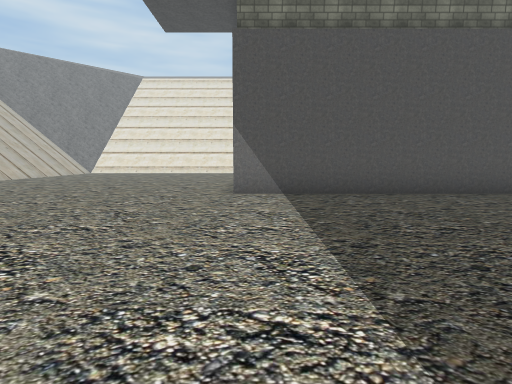
[1] (above)

24 first-person views from a walk through a 3-D level made in the Unity game engine. The camera is 1.5 m above the floor, tilts 6° down and sees 80° across. The floor is counted in squares, 2 m on a side. Each view is taken from the middle of a square. On the plan, view 1 faces up. The plan holds only what a view shows up to about 10 squares ahead; the rest is blank. The place goes on beyond the plan. Some surface patterns are stand-ins.

[2]
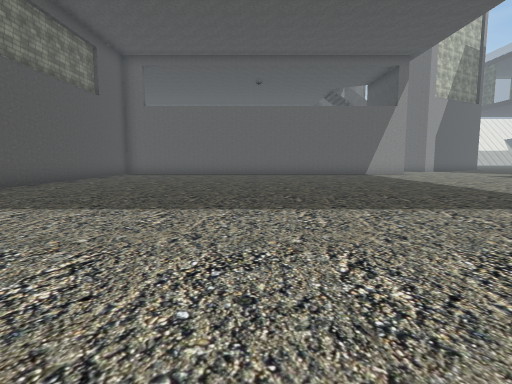

[3]
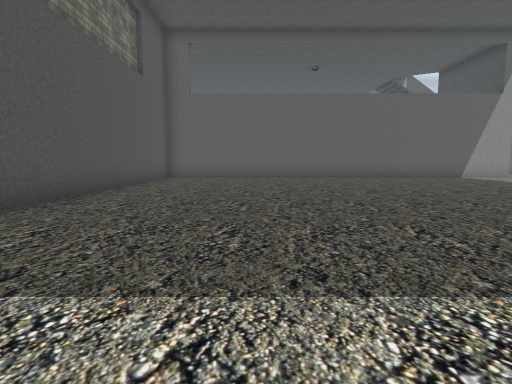

[4]
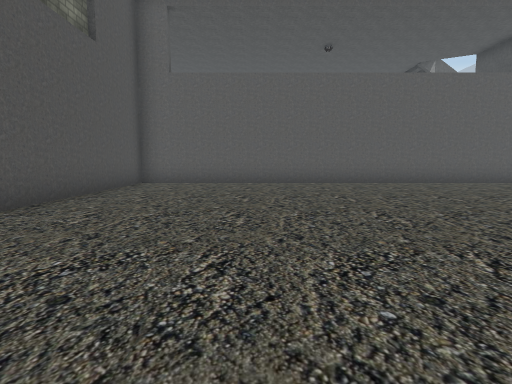

[5]
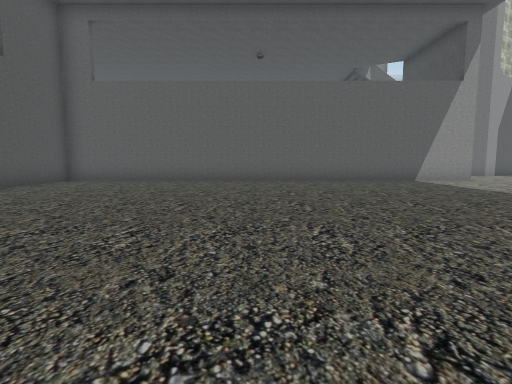

[6]
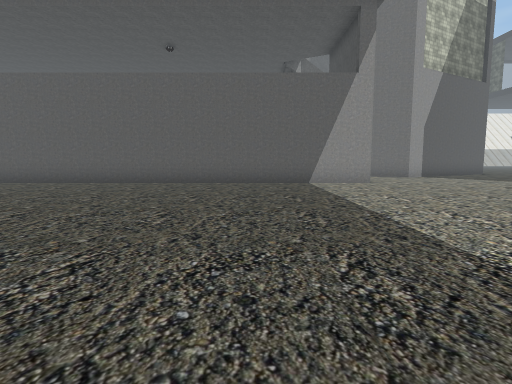

[7]
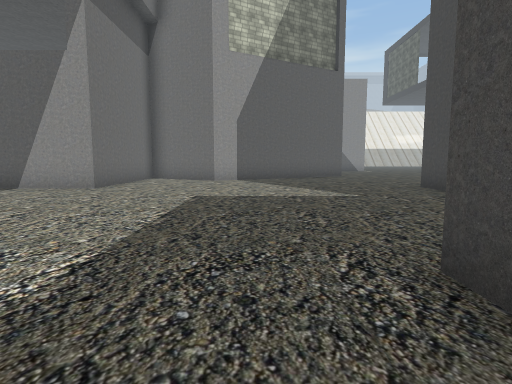

[8]
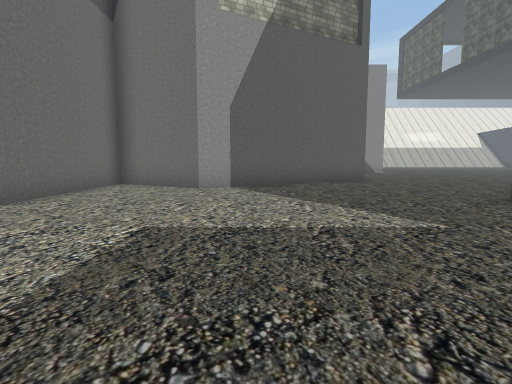

[9]
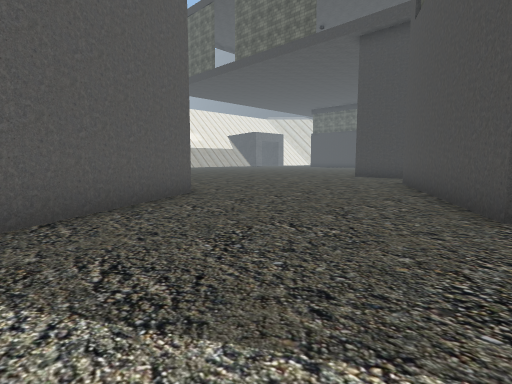

[10]
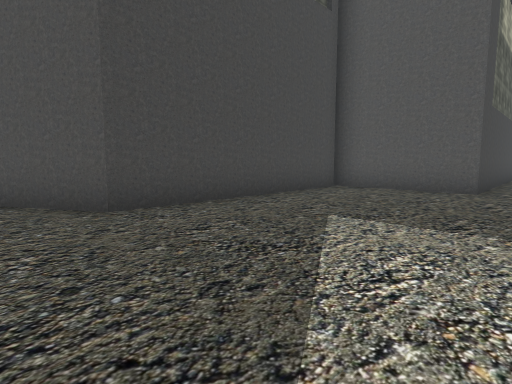

[11]
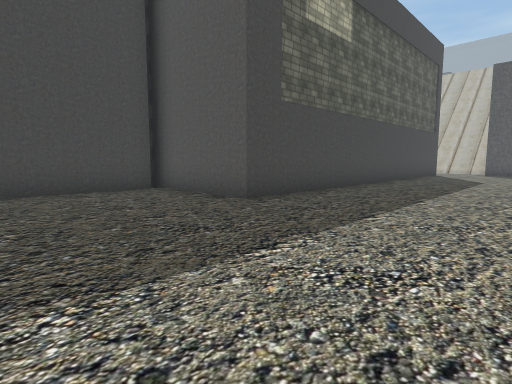

[12]
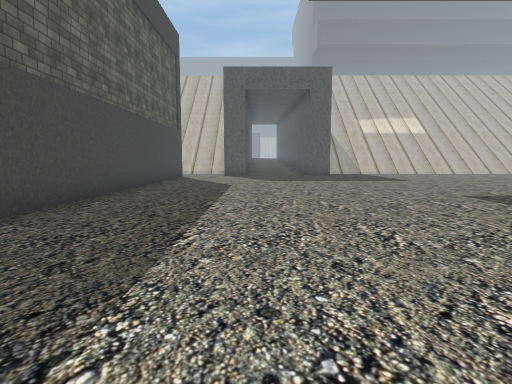

[13]
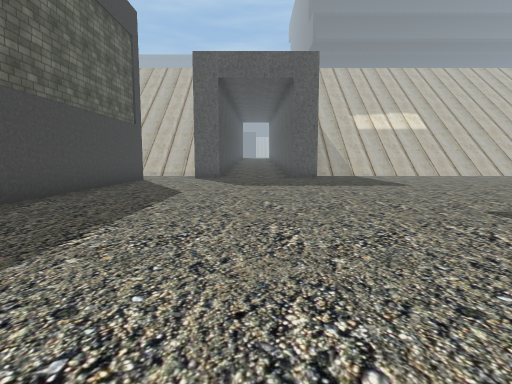

[14]
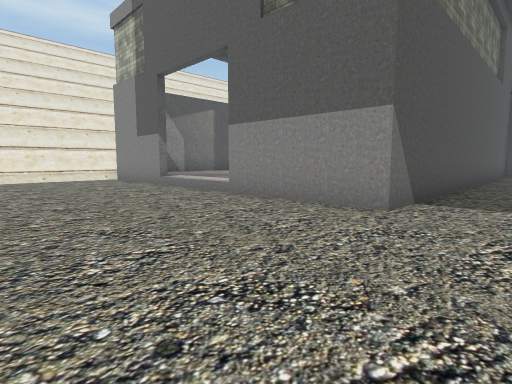

[15]
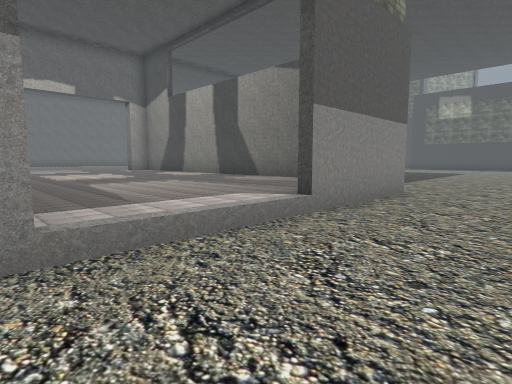

[16]
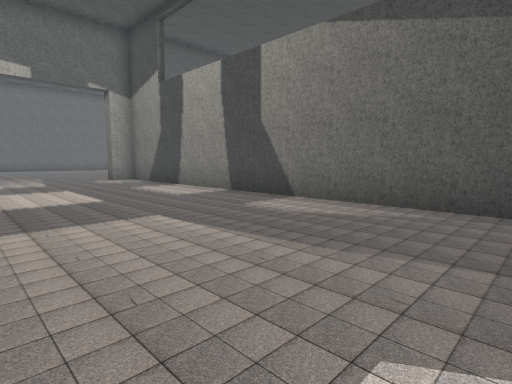

[17]
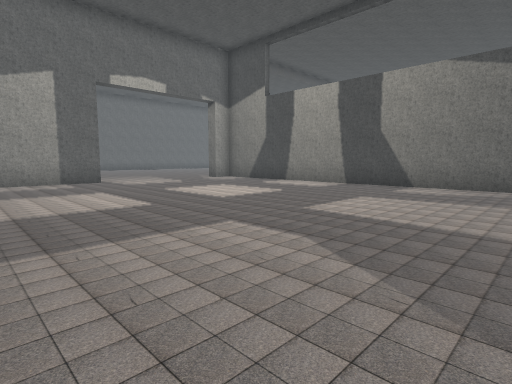

[18]
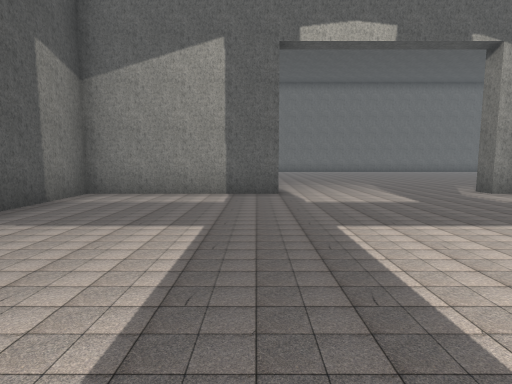

[19]
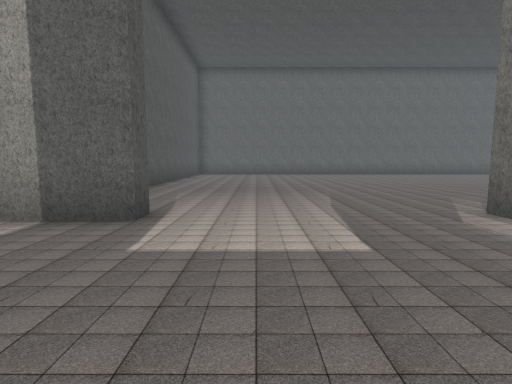

[20]
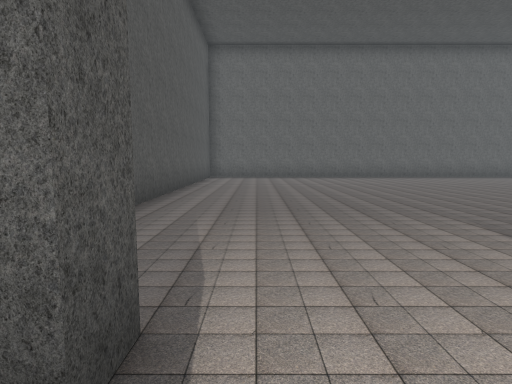

[21]
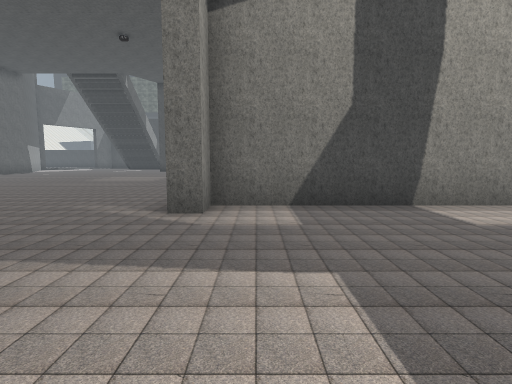

[22]
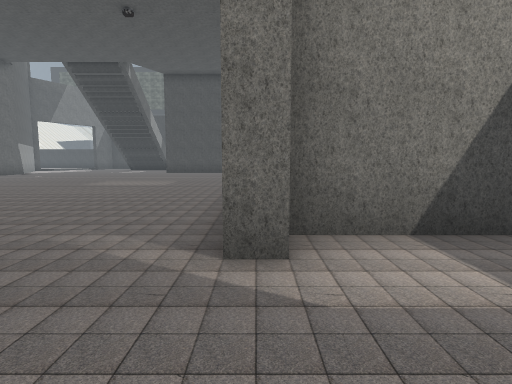

[23]
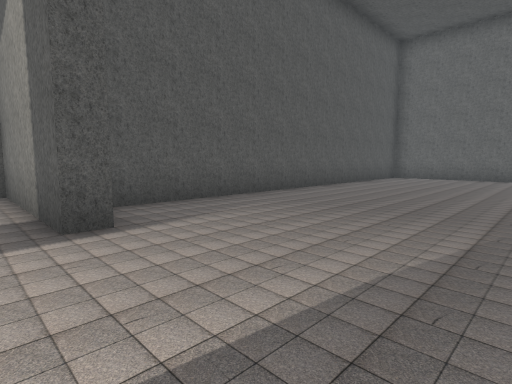

[24]
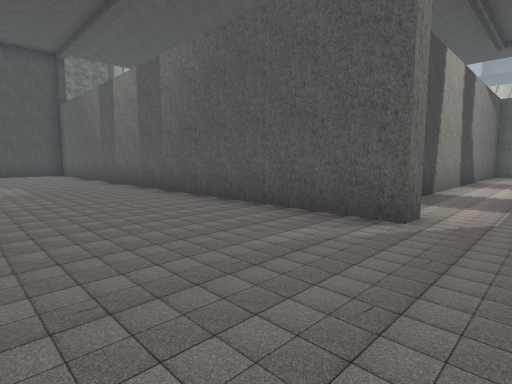

### Floor plan
Key: @ floor where view 1 was taken; # wall or solid block; . main floor; : floor 0.5 m higher than the main floor.
Columns run from 5 left of view 1 to 22 right of it. Each row starts with its distance up from view 1.
 16  ...  :::::::::::#
 15  ....#:::::::::::#
 14  ....#:::::::::::##########
 13  ....::::::::::::#:::::::::
 12  ....:::::::::::::::::::::::
 11 .....:::::::::::::::::::::::
 10 .....#::::::::::::::::::::::
  9 .....#:::::::::::::::::::::
  8 .....#:::::::::::::::::::::
  7 .....#############:::::::::
  6 .................#:::::::::
  5 .................#:::::::::
  4  ................#:::::::::
  3   ...............#:::::::
  2    ..............#:::::::
  1   ...............#::::::::
  0  ....@...........#::::::::
 -1 .................#:::
 -2 .................#:::
 -3 .................# ::
 -4 .................#
 -5 .................#
 -6 .................#
 -7 .................#
 -8 .................######
 -9 .....................#
-10 .....................#
-11 ....................##
-12 .....................##
-13 ############..........#
-14            #..........##
-15            #...........#
-16            #...........#
-17            ########.......
-18                   # ......
-19                    #.....
-20                    ##...
-21                     #..
-22                     #.

Positions as (right, up) in squares from view 1, and headings:
1: (0, 0), facing up
2: (-4, 0), facing right
3: (-1, 3), facing right
4: (2, 3), facing right
5: (1, 0), facing right
6: (2, -4), facing right
7: (4, -12), facing right
8: (7, -12), facing right
9: (12, -12), facing down-right
10: (14, -12), facing down-left
11: (10, -9), facing down-left
12: (7, -10), facing left
13: (5, -9), facing left
14: (-5, 5), facing up-right
15: (-3, 14), facing down-right
16: (0, 12), facing down-right
17: (1, 16), facing down-right
18: (5, 13), facing right
19: (8, 11), facing right
20: (11, 12), facing right
21: (11, 12), facing down
22: (12, 10), facing down
23: (11, 9), facing up-right
24: (16, 9), facing down-left
